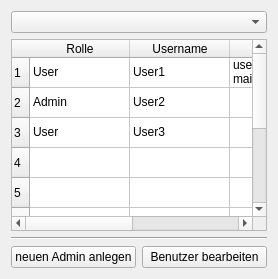
              <widget class="QWidget" name="tabLogins">
               <attribute name="title">
                <string>Logins</string>
               </attribute>
               <layout class="QGridLayout" name="gridLayout_6">
                <item row="0" column="0">
                 <layout class="QGridLayout" name="gridMainScoreboard_3">
                  <item row="3" column="1">
                   <widget class="QPushButton" name="pushButton_4">
                    <property name="text">
                     <string>Benutzer bearbeiten</string>
                    </property>
                   </widget>
                  </item>
                  <item row="1" column="0" colspan="2">
                   <widget class="QTableWidget" name="tableWidget_3">
                    <row>
                     <property name="text">
                      <string>1</string>
                     </property>
                    </row>
                    <row>
                     <property name="text">
                      <string>2</string>
                     </property>
                    </row>
                    <row>
                     <property name="text">
                      <string>3</string>
                     </property>
                    </row>
                    <row>
                     <property name="text">
                      <string>4</string>
                     </property>
                    </row>
                    <row>
                     <property name="text">
                      <string>5</string>
                     </property>
                    </row>
                    <row>
                     <property name="text">
                      <string>6</string>
                     </property>
                    </row>
                    <row>
                     <property name="text">
                      <string>7</string>
                     </property>
                    </row>
                    <row>
                     <property name="text">
                      <string>8</string>
                     </property>
                    </row>
                    <row>
                     <property name="text">
                      <string>9</string>
                     </property>
                    </row>
                    <row>
                     <property name="text">
                      <string>10</string>
                     </property>
                    </row>
                    <column>
                     <property name="text">
                      <string>Rolle</string>
                     </property>
                    </column>
                    <column>
                     <property name="text">
                      <string>Username</string>
                     </property>
                    </column>
                    <column>
                     <property name="text">
                      <string>Email</string>
                     </property>
                    </column>
                    <column>
                     <property name="text">
                      <string>Status</string>
                     </property>
                    </column>
                    <item row="0" column="0">
                     <property name="text">
                      <string>User</string>
                     </property>
                    </item>
                    <item row="0" column="1">
                     <property name="text">
                      <string>User1</string>
                     </property>
                    </item>
                    <item row="0" column="2">
                     <property name="text">
                      <string>user@bws-mail.de</string>
                     </property>
                    </item>
                    <item row="0" column="3">
                     <property name="text">
                      <string>aktiv</string>
                     </property>
                    </item>
                    <item row="1" column="0">
                     <property name="text">
                      <string>Admin</string>
                     </property>
                    </item>
                    <item row="1" column="1">
                     <property name="text">
                      <string>User2</string>
                     </property>
                    </item>
                    <item row="2" column="0">
                     <property name="text">
                      <string>User</string>
                     </property>
                    </item>
                    <item row="2" column="1">
                     <property name="text">
                      <string>User3</string>
                     </property>
                    </item>
                   </widget>
                  </item>
                  <item row="3" column="0">
                   <widget class="QPushButton" name="pushButton_10">
                    <property name="text">
                     <string>neuen Admin anlegen</string>
                    </property>
                   </widget>
                  </item>
                  <item row="2" column="0" colspan="2">
                   <widget class="Line" name="line_5">
                    <property name="orientation">
                     <enum>Qt::Horizontal</enum>
                    </property>
                   </widget>
                  </item>
                  <item row="0" column="0" colspan="2">
                   <widget class="QComboBox" name="comboBox_5">
                    <property name="placeholderText">
                     <string>Sortieren nach</string>
                    </property>
                   </widget>
                  </item>
                 </layout>
                </item>
               </layout>
              </widget>
